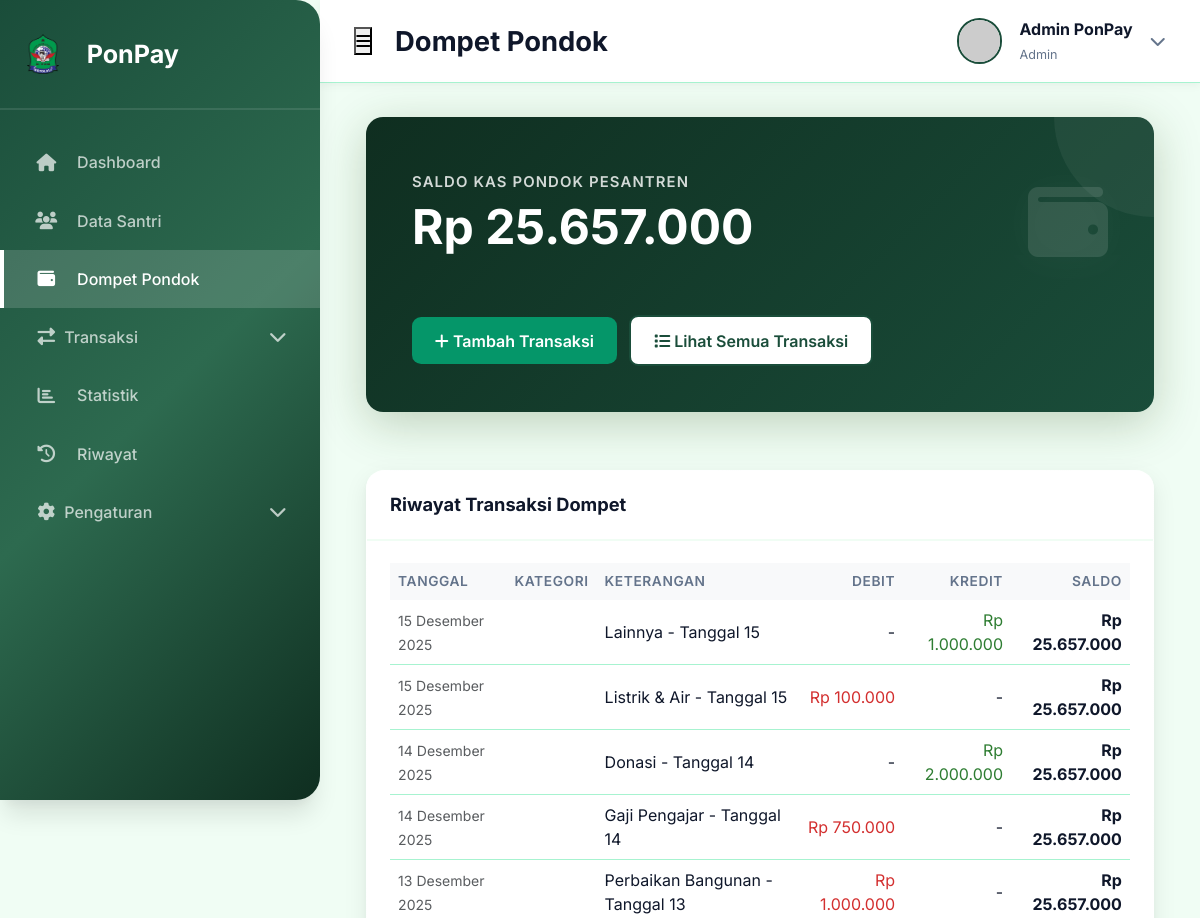
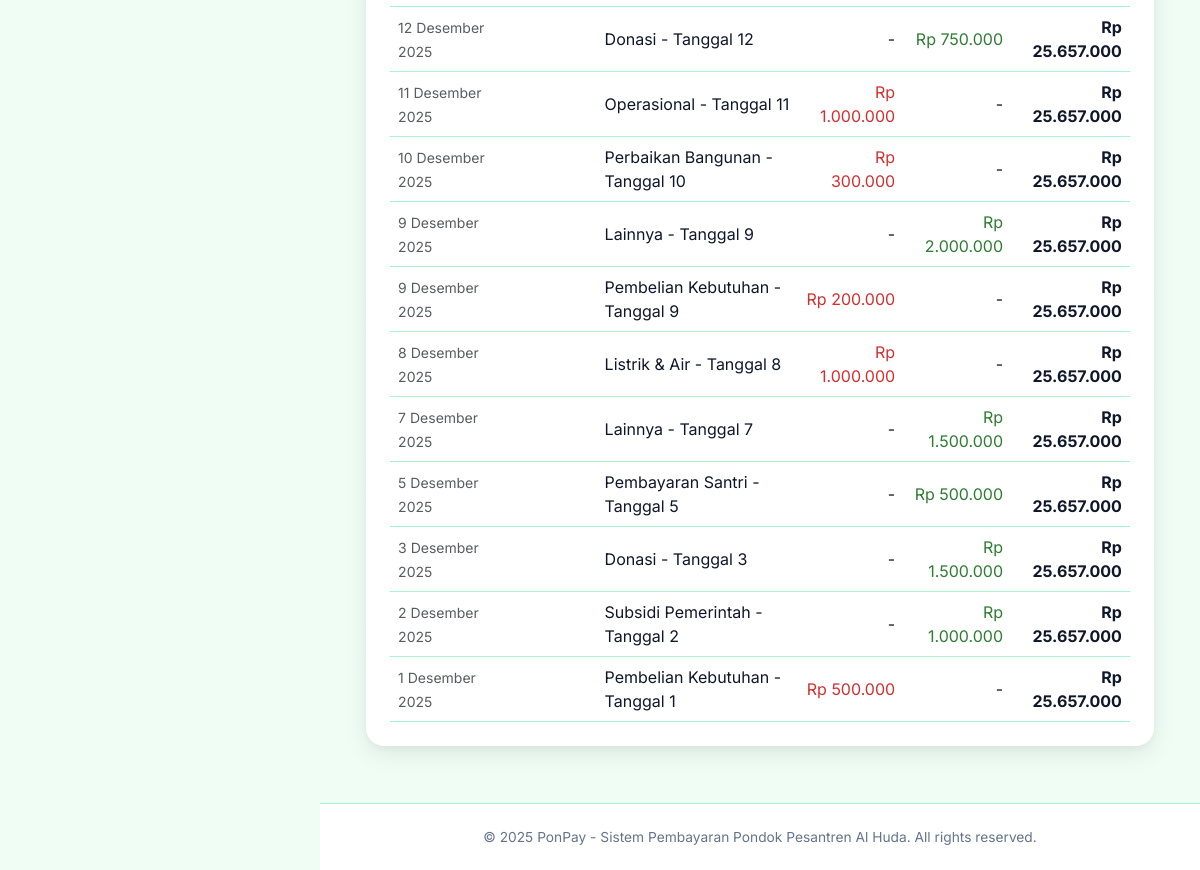
The page /wallet/ on the database as committed earlier (2 pictures, top to bottom).
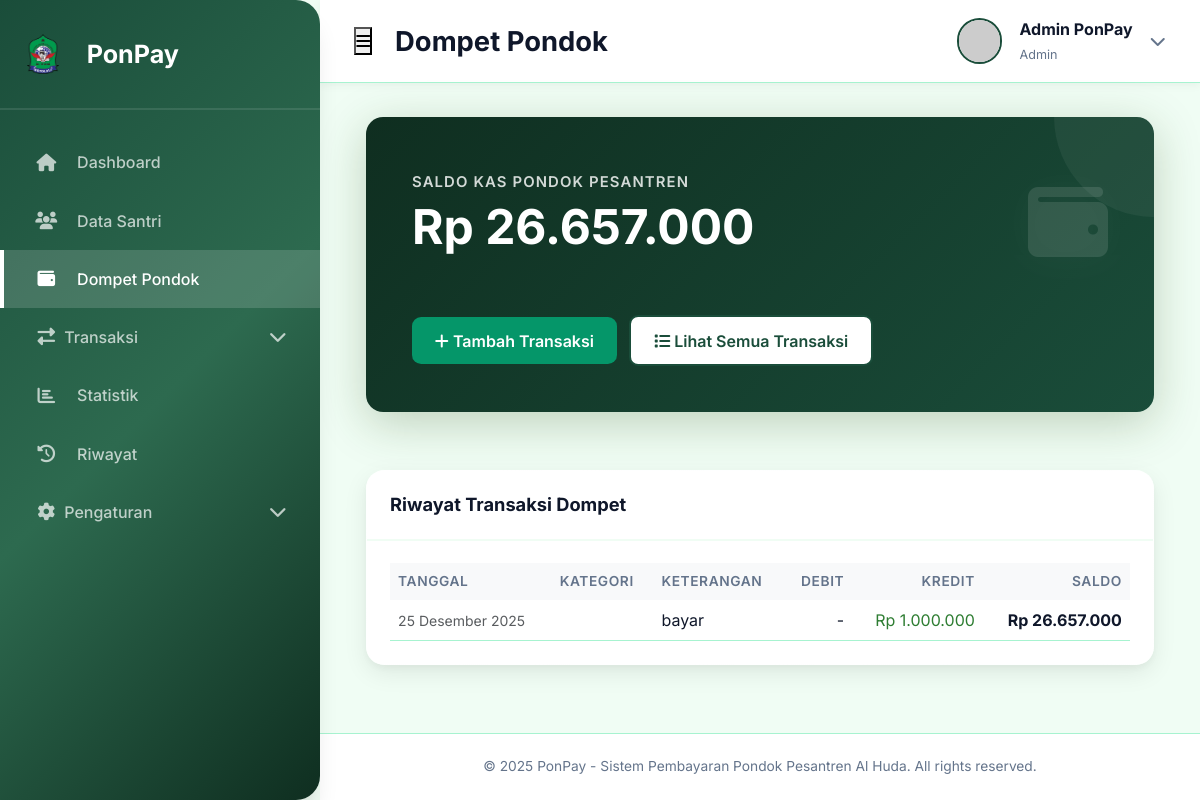
The same page on the database as committed later.
### tables this page shows
CREATE TABLE wallet (
        id INTEGER PRIMARY KEY AUTOINCREMENT,
        user_id INTEGER NOT NULL,
        balance INTEGER DEFAULT 0,
        updated_at TIMESTAMP DEFAULT CURRENT_TIMESTAMP,
        FOREIGN KEY (user_id) REFERENCES users(id)
    );

CREATE TABLE transactions (
        id INTEGER PRIMARY KEY AUTOINCREMENT,
        user_id INTEGER NOT NULL,
        student_id INTEGER,
        type TEXT NOT NULL,
        category TEXT NOT NULL,
        amount INTEGER NOT NULL,
        description TEXT,
        date DATE NOT NULL,
        created_at TIMESTAMP DEFAULT CURRENT_TIMESTAMP,
        FOREIGN KEY (user_id) REFERENCES users(id),
        FOREIGN KEY (student_id) REFERENCES students(id)
    );

### routes.py (the view)
@wallet_bp.route('/')
def index():
    user_id = session.get('user_id', 1)
    wallet = query_db('SELECT balance FROM wallet WHERE user_id = ?', (user_id,), one=True)
    balance = wallet['balance'] if wallet else 0
    transactions = query_db('''
        SELECT * FROM transactions
        WHERE user_id = ?
        ORDER BY date DESC, created_at DESC
        LIMIT 20
    ''', (user_id,))
    return render_template('wallet.html', balance=balance, transactions=transactions)

### app.py (called while the page is built)
@app.template_filter('rupiah')
def rupiah_format(value):
    try:
        value = int(value) if isinstance(value, (int, float)) else int(value)
        return f"Rp {value:,.0f}".replace(',', '.')
    except (ValueError, TypeError):
        return "Rp 0"

@app.template_filter('format_date')
def format_date(date_string):
    months = {
        'January': 'Januari', 'February': 'Februari', 'March': 'Maret',
        'April': 'April', 'May': 'Mei', 'June': 'Juni',
        'July': 'Juli', 'August': 'Agustus', 'September': 'September',
        'October': 'Oktober', 'November': 'November', 'December': 'Desember'
    }
    try:
        if isinstance(date_string, str):
            dt = datetime.strptime(date_string, '%Y-%m-%d')
        else:
            dt = date_string
        day = dt.day
        month_en = dt.strftime('%B')
        year = dt.year
        month_id = months.get(month_en, month_en)
        return f"{day} {month_id} {year}"
    except:
        return str(date_string)

### db.py (called while the page is built)
def get_db():
    if 'db' not in g:
        g.db = sqlite3.connect(current_app.config['DATABASE'])
        g.db.row_factory = sqlite3.Row  # Enable column access by name
    return g.db

### templates/wallet.html (shortened to what this page needs)
{% extends 'base.html' %}
{% block page_title %}Dompet Pondok{% endblock %}
{% block content %}
<div class="container-fluid">
    <div class="row mb-4">
        <div class="col-12">
            <div class="balance-card">
                <div class="balance-header">
                    <div>
                        <p class="balance-label">Saldo Kas Pondok Pesantren</p>
                        <h1 class="balance-amount" style="font-size: 3rem;">{{ balance|rupiah }}</h1>
                    </div>
                    <div class="balance-icon" style="font-size: 80px;">
                        <i class="fas fa-wallet"></i>
                    </div>
                </div>
                <div class="mt-4">
                    <a href="{{ url_for('transaction.add') }}" class="btn btn-success me-2">
                        <i class="fas fa-plus"></i> Tambah Transaksi
                    </a>
                    <a href="{{ url_for('transaction.index') }}" class="btn btn-outline-primary">
                        <i class="fas fa-list"></i> Lihat Semua Transaksi
                    </a>
                </div>
            </div>
        </div>
    </div>
    <div class="row">
        <div class="col-12">
            <div class="card">
                <div class="card-header">
                    <h6 class="card-title">Riwayat Transaksi Dompet</h6>
                </div>
                <div class="card-body">
                    <div class="table-responsive">
                        <table class="table table-hover">
                            <thead class="table-light">
                                <tr>
                                    <th>Tanggal</th>
                                    <th>Kategori</th>
                                    <th>Keterangan</th>
                                    <th class="text-end">Debit</th>
                                    <th class="text-end">Kredit</th>
                                    <th class="text-end">Saldo</th>
                                </tr>
                            </thead>
                            <tbody>
                                {% set running_balance = balance %}
                                {% for trans in transactions %}
                                <tr>
                                    <td>
                                        <small class="text-muted">{{ trans['date']|format_date }}</small>
                                    </td>
                                    <td>
                                    </td>
                                    <td>{{ trans['description'] }}</td>
                                    <td class="text-end">
                                        {% if trans['type'] == 'expense' %}
                                        <span style="color: #D32F2F;">{{ trans['amount']|rupiah }}</span>
                                        {% else %}
                                        -
                                        {% endif %}
                                    </td>
                                    <td class="text-end">
                                        {% if trans['type'] == 'income' %}
                                        <span style="color: #2E7D32;">{{ trans['amount']|rupiah }}</span>
                                        {% else %}
                                        -
                                        {% endif %}
                                    </td>
                                    <td class="text-end font-weight-bold">{{ balance|rupiah }}</td>
                                </tr>
                                {% else %}
                                <tr>
                                    <td colspan="6" class="text-center text-muted py-4">
                                        <i class="fas fa-inbox"></i> Belum ada transaksi
                                    </td>
                                </tr>
                                {% endfor %}
                            </tbody>
                        </table>
                    </div>
                </div>
            </div>
        </div>
    </div>
</div>
{% endblock %}

Rows that differ between the two databases and show on the page:
removed transactions: {{ balance|rupiah }} "Rp 25.657.000"
removed transactions: {{ balance|rupiah }} "Rp 25.657.000"
removed transactions: {{ balance|rupiah }} "Rp 25.657.000"
removed transactions: {{ balance|rupiah }} "Rp 25.657.000"
removed transactions: {{ balance|rupiah }} "Rp 25.657.000"
removed transactions: {{ balance|rupiah }} "Rp 25.657.000"
removed transactions: {{ balance|rupiah }} "Rp 25.657.000"
removed transactions: {{ balance|rupiah }} "Rp 25.657.000"
removed transactions: {{ balance|rupiah }} "Rp 25.657.000"
removed transactions: {{ balance|rupiah }} "Rp 25.657.000"
removed transactions: {{ balance|rupiah }} "Rp 25.657.000"
removed transactions: {{ balance|rupiah }} "Rp 25.657.000"
removed transactions: {{ balance|rupiah }} "Rp 25.657.000"
removed transactions: {{ balance|rupiah }} "Rp 25.657.000"
removed transactions: {{ balance|rupiah }} "Rp 25.657.000"
changed wallet: balance "Rp 25.657.000" → "Rp 26.657.000"
changed transactions "Rp 1.000.000": date "15 Desember 2025" → "25 Desember 2025"; description "Lainnya - Tanggal 15" → "bayar"
